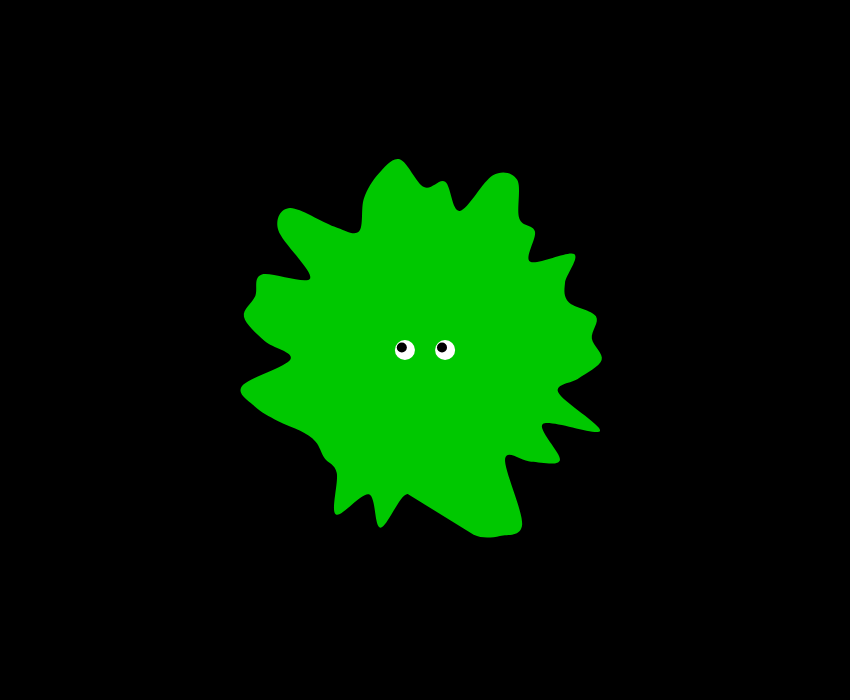
Frame 1 (no input)
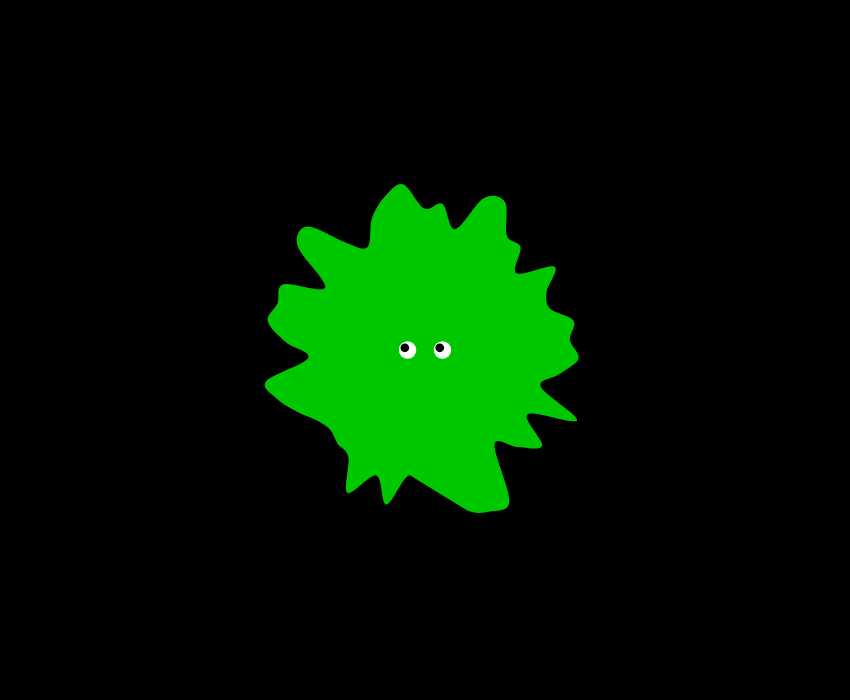
Frame 60 (no input)
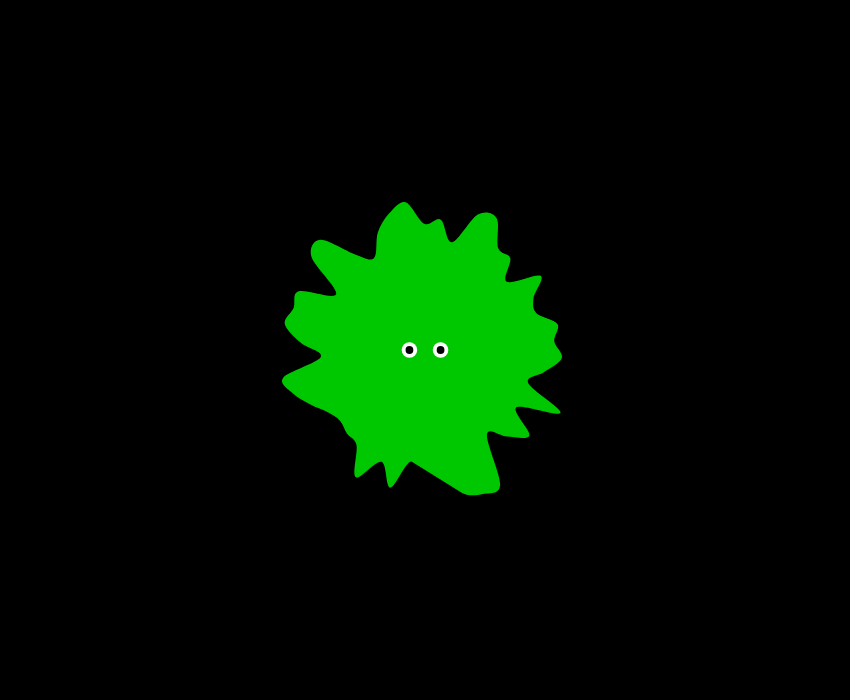
Frame 120 (the mouse pressed at the canvas centre since frame 60)

The p5.js sketch that drew these frames (run headless with seeded random() and noise() and a simulated clock; from frame 60 on, the mouse is pressed at the canvas centre):

// p5.js sketch
// ── sketch.js

var amoeba;

function setup()
{
    
    createCanvas(850,700);
    noStroke();
    
    amoeba = {
        
        points:[],
        size: 200,
        
        // part of amoeba OBJECT, independant non related to setup function
        setup:function(){
            
            
            var incre = PI * 2/50;
            // rotate() works in radience, not in degree
            // 2PI is one full rotation
            
            
            for(var i=0; i<50; i++)
                {
                    var vect = createVector(0,random(0.65,1));
                    var angle = incre * i
                    vect.rotate(angle);
                    this.points.push(vect);
                }
        },  // end of setup method
        
        
        // part of amoeba OBJECT, independant non related to draw function   
        draw:function(eyeDirection)
        {
            fill(0, 200, 0); // amoeba's colour
            
            beginShape();
            for(var i=0; i<this.points.length; i++)
                {
                    var iValue = p5.Vector.mult(this.points[i], this.size);
                    curveVertex(iValue.x, iValue.y);  
                }
            endShape();
            fill(255); // resetting colour back to white
            
            
            ellipse(this.size * 0.1, 0, this.size * 0.1); // right eye
            ellipse(this.size * -0.1, 0, this.size * 0.1);  // left eye
            
            
            fill(0);
            var v = eyeDirection;  
            v.mult(this.size * 0.02);   // offset pupil position
            
            ellipse(this.size * 0.1 + v.x, v.y, this.size * 0.05); // right pupil
            ellipse(this.size * -0.1 + v.x, v.y, this.size * 0.05);  // left pupil
            
            
        },  // end of draw method
        
        
        
        grow:function()
        {
            this.size *= random(1, 1.009);
            this.size = min(350, this.size); // so the size has a max limit
            
            var rotat = random(-0.01, 0.01);
            
            for (var i=0; i<this.points.length; i++)
                {
                    this.points[i].rotate(rotat);
                }
        },
    
        shrink:function()
        {
            this.size *= random(1, 0.9955);
            this.size = max(30, this.size); // so it doesnt shrink into nothingness
        }
    
    }
    

    amoeba.setup();
    
}

function draw()
{
    
    background(0,0,0);
    translate(width/2,height/2);
    
    var v = createVector(mouseX - width/2, mouseY - height/2);
    //  applied width/2 an height/2 beacuse the canvas was translated earlier
    //  ... to make (0,0) points the middle of the canvas
    
    v.normalize(); // normalised the Vector v, to a unit vector
    
    
    amoeba.draw(v);
    
    amoeba.shrink();
    
}


function mouseMoved()
{
    amoeba.grow();
}


function mouseDragged()
{
    amoeba.grow();
}


function messageBackground()
{
    fill(169, 169, 169);
    stroke(0);
    rect(70, 130, width-140, 200, 20);
    strokeWeight(5);
}
